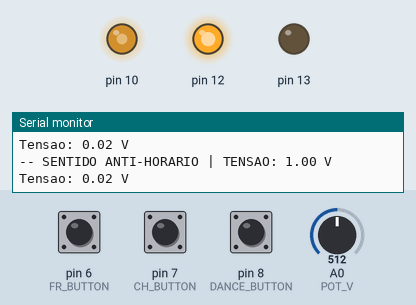
The sketch below on a simulated Arduino Uno, built with avr-gcc and run on an emulated ATmega328P. On the bench: output pins drawn as LEDs (lit = HIGH), the last lines printed to the serial monitor. The inputs (shaded band) are chosen by the test bench; at power-on: pin 6 (FR_BUTTON) HIGH, pin 8 (DANCE_BUTTON) HIGH, A0 (POT_V) = 512, pin 7 (CH_BUTTON) HIGH.

Above: at 1.2 s.
1.3 s: pin 6 (FR_BUTTON) pulled LOW for 0.15 s
At 1.42 s:
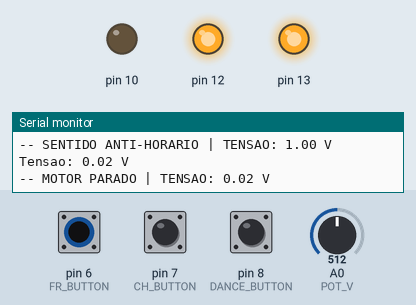
2.9 s: pin 8 (DANCE_BUTTON) pulled LOW for 0.15 s
At 2.99 s:
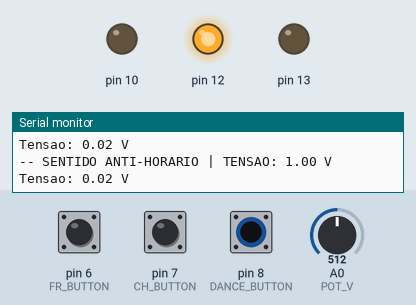
4.5 s: A0 (POT_V) set to 609
7.5 s: A0 (POT_V) set to 630
At 8.7 s:
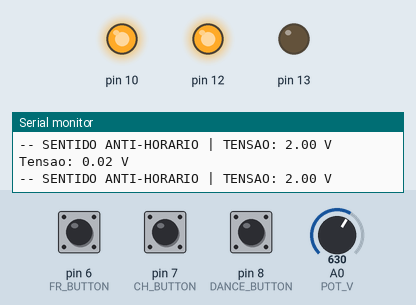
9.0 s: pin 7 (CH_BUTTON) pulled LOW for 0.15 s
At 10.1 s:
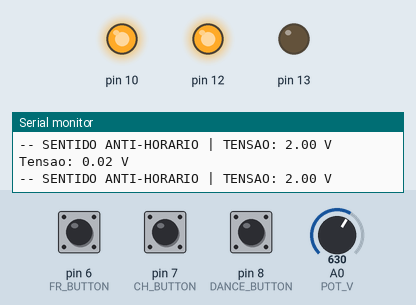
12.1 s: pin 6 (FR_BUTTON) pulled LOW for 1 s
At 12.9 s:
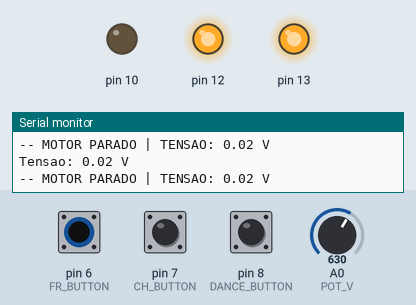
Timing chart, 0 to 15.1 s (numbered marks = the images above; inputs shaded):
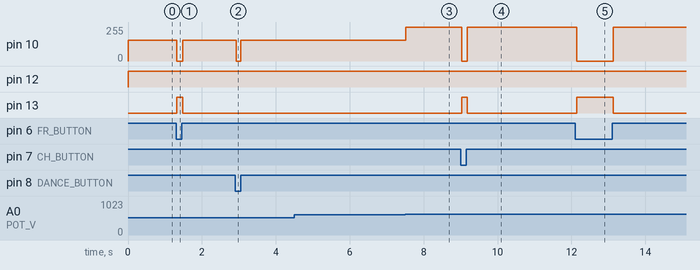

The sketch:

Motor.ino
```cpp
#include "Motor.h" // Import classe Motor.h, que deve estar na mesma pasta deste arquivo .ino

Motor *motor;
#define DANCE_BUTTON 8
#define CH_BUTTON 7
#define FR_BUTTON 6
#define POT_V A0

void setup() {
  // Informações da classe motor
  motor = new Motor(13, 12, 10); // Inicialização dos pinos Motor(IN1, IN2, ENABLE);
  pinMode(motor->getIN1(), OUTPUT);
  pinMode(motor->getIN2(), OUTPUT);
  pinMode(motor->getEnable(), OUTPUT);

  //Variáveis internas do programa
  pinMode(DANCE_BUTTON, INPUT_PULLUP);
  pinMode(CH_BUTTON, INPUT_PULLUP);
  pinMode(FR_BUTTON, INPUT_PULLUP);

  Serial.begin(9600);
  Serial.println(" -------- PROGRAMA EM FUNCIONAMENTO -------- ");
}

void loop() {
  // put your main code here, to run repeatedly:
  float f_tensao = calculaTensao() / 100.0; // Tensao em decimal (0 - 3.3V);
  Serial.println("Tensao: " + (String) f_tensao + " V");
  if (!digitalRead(CH_BUTTON) && digitalRead(FR_BUTTON) || !digitalRead(FR_BUTTON)) // ISTO AQUI TÁ ERRADO VEIIIIIIIIIIIII -TEM QUE CONSERTAR
    motor->stopMotor(f_tensao);
  else
    !digitalRead(DANCE_BUTTON) ? motor->dancaMotor(f_tensao, 1000) : motor->rodaMotor(f_tensao);
}

float calculaTensao() {
  return map(analogRead(POT_V), 0, 1023, 0, 330)/100.0;
}
```

Motor.h
```cpp
/* DOCUMENTAÇÃO CLASSE MOTOR
 *  Classe desenvolvida por Paulo C. Silva, outubro/2017.
 *  Descrição: Classe para controle de motores utilizando o modulo l298n.
 *  Atributos:
 *    _in1 - Pino IN1 conectado do módulo.
 *    _in2 - Pino IN2 conectado do módulo.
 *    _enable - Pino ENABLE do módulo.
 *    _sentido  - variável do tipo enum para armazenamento o sentido de rotação
 *                do motor.
 *    _last_time - Variável auxiliar para função millis();
 *  Métodos:
 *    getters() e setters();
 *    void rodaMotor(float f_tensao) - Inicia a rotação de acordo com a tensao f_tensao.
 *      - Para f_tensao = 0, motor parado.
 *      - Para f_tensao >= 3.3/2, sentido horário.
 *      - Para f_tensao <= 3.3/2, sentido anti-horário.
 *    void dancaMotor(int tempo) - Gira motor com sentido variado e intervalo definido (tempo).
 *    void giraHorario(float tensao) - Gira motor girar em sentido horário.
 *    void giraAntiHorario(float tensao) - Gira motor girar em sentido anti-horário.
 *    void stopMotor(float tensao) - Pára o motor.
 *    void desligaMotor() - Desativa (0) os pinos conectados ao módulo.
 */
enum sentido {ANTI_HORARIO, HORARIO, PARADO};

class Motor {
  private:
    int _in1;
    int _in2;
    int _enable;
    sentido _sentido;
    int _last_time; //Variavel auxiliar para a função millis(), ignorar.
  public:
    Motor(int in1, int in2, int veloc);
    int getIN1(); void setIN1(int in1);
    int getIN2(); void setIN2(int in2);
    int getEnable(); void setEnable(int veloc);
    sentido getSentido(); void setSentido(sentido s);
    void rodaMotor(float f_tensao);
    void dancaMotor(float f_tensao, int tempo);
    void giraHorario(float tensao);
    void giraAntiHorario(float tensao);
    void stopMotor(float tensao);
    void desligaMotor();
};

Motor::Motor(int in1, int in2, int enable) {
  this->_in1 = in1;
  this->_in2 = in2;
  this->_enable = enable;
  this->_last_time = 0;
}

int Motor::getIN1() {
  return this->_in1;
}

int Motor::getIN2() {
  return this->_in2;
}

int Motor::getEnable() {
  return this->_enable;
}

sentido Motor::getSentido() {
  return this->_sentido;
}

void Motor::setIN1(int in1) {
  this->_in1 = in1;
}

void Motor::setIN2(int in2) {
  this->_in2 = in2;
}

void Motor::setEnable(int enable) {
  this->_enable = enable;
}
void Motor::setSentido(sentido s) {
  this->_sentido = s;
}

void Motor::giraHorario(float f_tensao) {
  int tensao = f_tensao * 100;
  int cicloPWM = map(tensao, 330 / 2, 330, 0, 255);
  setSentido(HORARIO);
  digitalWrite(getIN2(), 0);
  digitalWrite(getIN1(), 1);
  analogWrite(getEnable(), cicloPWM);
  Serial.println("-- SENTIDO HORARIO | TENSAO: " + (String) f_tensao + " V");
}

void Motor::giraAntiHorario(float f_tensao) {
  int tensao = f_tensao * 100;
  int cicloPWM = map(tensao, 0, 330 / 2, 0, 255);
  setSentido(ANTI_HORARIO);
  digitalWrite(getIN1(), 0);
  digitalWrite(getIN2(), 1);
  analogWrite(getEnable(), cicloPWM);
  Serial.println("-- SENTIDO ANTI-HORARIO | TENSAO: " + (String) f_tensao + " V");
}

void Motor::stopMotor(float f_tensao) { // Freio magnético do motor
  setSentido(PARADO);
  digitalWrite(getIN1(), 1);
  digitalWrite(getIN2(), 1);
  analogWrite(getEnable(), 0);
  Serial.println("-- MOTOR PARADO | TENSAO: " + (String) f_tensao + " V");
}

void Motor::rodaMotor(float f_tensao) {
  int tensao = f_tensao * 100;
  if (tensao == 330 / 2)
    stopMotor(tensao);
  else
    tensao >= 330 / 2 ? giraHorario(tensao) : giraAntiHorario(tensao);
}

void Motor::dancaMotor(float f_tensao, int tempo) {
  int tensao = f_tensao * 100;
  if (millis() - _last_time > tempo) {
    _last_time = millis();
    _sentido ? giraHorario(map(tensao, 0, 330, 165, 330)) : giraAntiHorario(map(tensao, 0, 330, 0, 165));
  }
}

void Motor::desligaMotor(){
  setSentido(PARADO);
  digitalWrite(getIN1(), 0);
  digitalWrite(getIN2(), 0);
  analogWrite(getEnable(), 0);
  Serial.println("-- MOTOR DESLIGADO ---------- ");
}
// --------------------------- FIM DA CLASSE Motor.h -----------------
```

Measured:
- the behaviour switches between 619 and 620 on A0 (POT_V) (found by bisection; images 2 and 3)
- after the input at 1.3 s, pin 10: 154/255 → 0/255 at once, → 154/255 0.16 s later; pin 13: LOW → HIGH at once, → LOW 0.16 s later
- after the input at 2.9 s, pin 10: 154/255 → 0/255 at once, → 154/255 0.13 s later
- after the input at 7.5 s, pin 10: 154/255 → 255/255 at once
- after the input at 9.0 s, pin 10: 255/255 → 0/255 at once, → 255/255 0.16 s later; pin 13: LOW → HIGH at once, → LOW 0.16 s later
- after the input at 12.1 s, pin 10: 255/255 → 0/255 at once, → 255/255 0.99 s later; pin 13: LOW → HIGH at once, → LOW 0.99 s later
